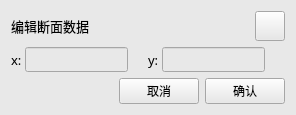
<?xml version="1.0" encoding="UTF-8"?>
<ui version="4.0">
 <class>EditSection</class>
 <widget class="QWidget" name="EditSection">
  <property name="geometry">
   <rect>
    <x>0</x>
    <y>0</y>
    <width>296</width>
    <height>112</height>
   </rect>
  </property>
  <property name="font">
   <font>
    <family>微软雅黑</family>
   </font>
  </property>
  <property name="windowTitle">
   <string>Form</string>
  </property>
  <property name="styleSheet">
   <string notr="true">background:rgb(232, 232, 232);</string>
  </property>
  <layout class="QVBoxLayout" name="verticalLayout">
   <item>
    <layout class="QHBoxLayout" name="horizontalLayout">
     <item>
      <widget class="QLabel" name="label">
       <property name="font">
        <font>
         <family>微软雅黑</family>
         <pointsize>10</pointsize>
        </font>
       </property>
       <property name="text">
        <string>编辑断面数据</string>
       </property>
      </widget>
     </item>
     <item>
      <spacer name="horizontalSpacer">
       <property name="orientation">
        <enum>Qt::Horizontal</enum>
       </property>
       <property name="sizeHint" stdset="0">
        <size>
         <width>40</width>
         <height>20</height>
        </size>
       </property>
      </spacer>
     </item>
     <item>
      <widget class="QPushButton" name="closeBtn">
       <property name="sizePolicy">
        <sizepolicy hsizetype="Fixed" vsizetype="Fixed">
         <horstretch>0</horstretch>
         <verstretch>0</verstretch>
        </sizepolicy>
       </property>
       <property name="minimumSize">
        <size>
         <width>30</width>
         <height>30</height>
        </size>
       </property>
       <property name="maximumSize">
        <size>
         <width>30</width>
         <height>30</height>
        </size>
       </property>
       <property name="text">
        <string/>
       </property>
      </widget>
     </item>
    </layout>
   </item>
   <item>
    <layout class="QHBoxLayout" name="horizontalLayout_4">
     <property name="spacing">
      <number>20</number>
     </property>
     <property name="rightMargin">
      <number>20</number>
     </property>
     <item>
      <layout class="QHBoxLayout" name="horizontalLayout_2">
       <property name="spacing">
        <number>3</number>
       </property>
       <item>
        <widget class="QLabel" name="label_2">
         <property name="font">
          <font>
           <family>微软雅黑</family>
           <pointsize>10</pointsize>
           <weight>50</weight>
           <bold>false</bold>
          </font>
         </property>
         <property name="text">
          <string>x:</string>
         </property>
        </widget>
       </item>
       <item>
        <widget class="QLineEdit" name="xLineEdit"/>
       </item>
      </layout>
     </item>
     <item>
      <layout class="QHBoxLayout" name="horizontalLayout_3">
       <property name="spacing">
        <number>3</number>
       </property>
       <item>
        <widget class="QLabel" name="label_3">
         <property name="font">
          <font>
           <family>微软雅黑</family>
           <pointsize>10</pointsize>
          </font>
         </property>
         <property name="text">
          <string>y:</string>
         </property>
        </widget>
       </item>
       <item>
        <widget class="QLineEdit" name="yLineEdit">
         <property name="styleSheet">
          <string notr="true">background:rgb(232, 232, 232);</string>
         </property>
        </widget>
       </item>
      </layout>
     </item>
    </layout>
   </item>
   <item>
    <layout class="QHBoxLayout" name="horizontalLayout_5">
     <item>
      <spacer name="horizontalSpacer_2">
       <property name="orientation">
        <enum>Qt::Horizontal</enum>
       </property>
       <property name="sizeHint" stdset="0">
        <size>
         <width>40</width>
         <height>20</height>
        </size>
       </property>
      </spacer>
     </item>
     <item>
      <widget class="QPushButton" name="cancelBtn">
       <property name="font">
        <font>
         <family>微软雅黑</family>
        </font>
       </property>
       <property name="text">
        <string>取消</string>
       </property>
      </widget>
     </item>
     <item>
      <widget class="QPushButton" name="okBtn">
       <property name="font">
        <font>
         <family>微软雅黑</family>
        </font>
       </property>
       <property name="text">
        <string>确认</string>
       </property>
      </widget>
     </item>
    </layout>
   </item>
  </layout>
 </widget>
 <resources/>
 <connections/>
</ui>
